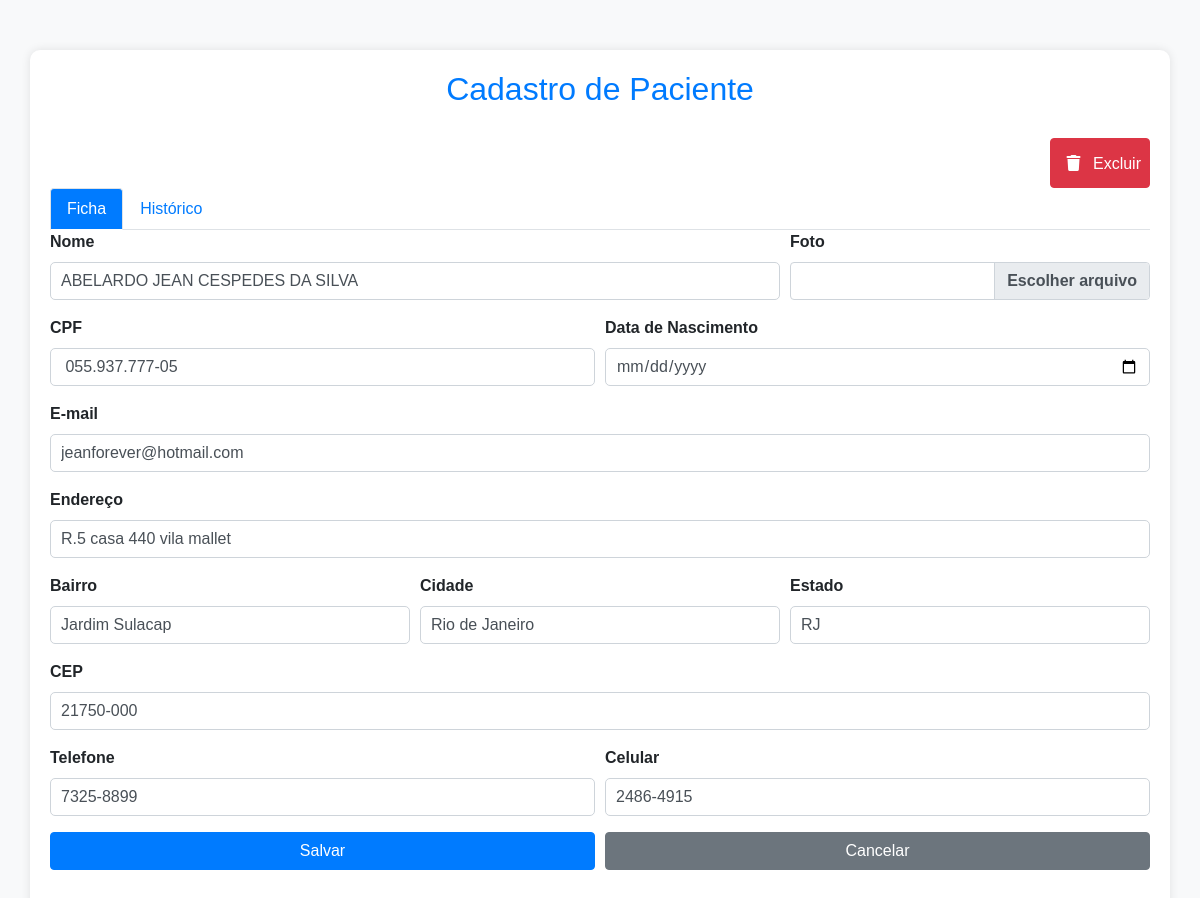
Page /config/editar.php?id=2 on the committed database.
### tables this page shows
CREATE TABLE `pacientes` (
  `id` int(11) NOT NULL AUTO_INCREMENT,
  `nome` text DEFAULT NULL,
  `nascimento` text DEFAULT NULL,
  `cpf` text DEFAULT NULL,
  `email` text DEFAULT NULL,
  `endereco` text DEFAULT NULL,
  `bairro` text DEFAULT NULL,
  `cidade` text DEFAULT NULL,
  `estado` text DEFAULT NULL,
  `cep` text DEFAULT NULL,
  `telefone` text DEFAULT NULL,
  `celular` text DEFAULT NULL,
  `numero` int(11) NOT NULL,
  `foto` varchar(99) NOT NULL,
  PRIMARY KEY (`id`)
);

### config/editar.php (the view, shortened to what this page needs)
<?php
include_once('../config.php');
if (!empty($_GET['id'])) {
    $id = $_GET['id'];
    $sqlselect = "SELECT * FROM pacientes WHERE id='$id'";
    $result = $conexao->query($sqlselect);
    if ($result && $result->num_rows > 0) {
        $user = $result->fetch_assoc();
        $id = $user['id'];
        $nome = $user['nome'];
        $nascimento = $user['nascimento'];
        $cpf = $user['cpf'];
        $email = $user['email'];
        $endereco = $user['endereco'];
        $bairro = $user['bairro'];
        $cidade = $user['cidade'];
        $estado = $user['estado'];
        $cep = $user['cep'];
        $telefone = $user['telefone'];
        $celular = $user['celular'];
    } else {
        header('Location: home.php');
        exit();
    }
} else {
    header('Location: home.php');
    exit();
}
?>
<!DOCTYPE html>
<html lang="pt-br">
<head>
    <link rel="stylesheet" href="https://cdnjs.cloudflare.com/ajax/libs/font-awesome/6.5.2/css/all.min.css" />
    <link href="https://stackpath.bootstrapcdn.com/bootstrap/4.5.2/css/bootstrap.min.css" rel="stylesheet">
</head>
<body>
    <div class="container">
        <h2>Cadastro de Paciente</h2>
        <div class="text-right">
        <button  type="button" class="btn btn-danger p-2" onclick="confirmarExclusao()"><i class="fa-solid fa-trash p-2 "></i>     Excluir </i></button>
        </div>
        <ul class="nav nav-tabs" id="myTab" role="tablist">
            <li class="nav-item">
                <a class="nav-link active" id="ficha-tab" data-toggle="tab" href="#ficha" role="tab" aria-controls="ficha" aria-selected="true">Ficha</a>
            </li>
            <li class="nav-item">
                <a class="nav-link" id="historico-tab" data-toggle="tab" href="#historico" role="tab" aria-controls="historico" aria-selected="false">Histórico</a>
            </li>
        </ul>
        <div class="tab-content" id="myTabContent">
            <div class="tab-pane fade show active" id="ficha" role="tabpanel" aria-labelledby="ficha-tab">
                <form action="editar.php?id=<?php echo $id; ?>" method="post" enctype="multipart/form-data" onsubmit="return validarFormulario()">
                    <div class="form-row">
                        <div class="form-group col-md-8">
                            <label for="nome">Nome</label>
                            <input type="text" class="form-control" id="nome" name="nome" value="<?php echo $nome; ?>" required>
                        </div>
                        <div class="form-group col-md-4">
                            <label for="foto">Foto</label>
                            <div class="custom-file">
                                <label class="custom-file-label" for="foto"></label>
                            </div>
                        </div>
                    </div>
                    <div class="form-row">
                        <div class="form-group col-md-6">
                            <label for="cpf">CPF</label>
                            <input type="text" class="form-control" id="cpf" name="cpf" value="<?php echo $cpf; ?>" required>
                        </div>
                        <div class="form-group col-md-6">
                            <label for="nascimento">Data de Nascimento</label>
                            <input type="date" class="form-control" id="nascimento" name="nascimento" value="<?php echo $nascimento; ?>" required>
                        </div>
                    </div>
                    <div class="form-group">
                        <label for="email">E-mail</label>
                        <input type="email" class="form-control" id="email" name="email" value="<?php echo $email; ?>" required>
                    </div>
                    <div class="form-group">
                        <label for="endereco">Endereço</label>
                        <input type="text" class="form-control" id="endereco" name="endereco" value="<?php echo $endereco; ?>">
                    </div>
                    <div class="form-row">
                        <div class="form-group col-md-4">
                            <label for="bairro">Bairro</label>
                            <input type="text" class="form-control" id="bairro" name="bairro" value="<?php echo $bairro; ?>">
                        </div>
                        <div class="form-group col-md-4">
                            <label for="cidade">Cidade</label>
                            <input type="text" class="form-control" id="cidade" name="cidade" value="<?php echo $cidade; ?>">
                        </div>
                        <div class="form-group col-md-4">
                            <label for="estado">Estado</label>
                            <input type="text" class="form-control" id="estado" name="estado" value="<?php echo $estado; ?>">
                        </div>
                    </div>
                    <div class="form-group">
                        <label for="cep">CEP</label>
                        <input type="text" class="form-control" id="cep" name="cep" value="<?php echo $cep; ?>">
                    </div>
                    <div class="form-row">
                        <div class="form-group col-md-6">
                            <label for="telefone">Telefone</label>
                            <input type="text" class="form-control" id="telefone" name="telefone" value="<?php echo $telefone; ?>">
                        </div>
                        <div class="form-group col-md-6">
                            <label for="celular">Celular</label>
                            <input type="text" class="form-control" id="celular" name="celular" value="<?php echo $celular; ?>">
                        </div>
                    </div>
                    <div class="form-row">
                        <div class="form-group col-md-6">
                            <button type="submit" name="update_paciente" class="btn btn-primary btn-block">Salvar</button>
                        </div>
                        <div class="form-group col-md-6">
                            <button type="button" onclick="window.location.href='../front/home.php'" class="btn btn-secondary btn-block">Cancelar</button>
                        </div>
                    </div>
                </form>
            </div>
        </div>
    </div>
</body>
</html>

### config/editar.php (style rules this page uses)
body { background-color: #f8f9fa; font-family: 'Arial', sans-serif; }
.container { background-color: #fff; border-radius: 10px; box-shadow: 0 0 10px rgba(0, 0, 0, 0.1); padding: 20px; margin-top: 50px; }
h2 { color: #007bff; text-align: center; margin-bottom: 30px; }
.form-group label { font-weight: bold; }
.btn-primary { background-color: #007bff; border-color: #007bff; transition: background-color 0.3s ease, border-color 0.3s ease; }
.btn-secondary { background-color: #6c757d; border-color: #6c757d; transition: background-color 0.3s ease, border-color 0.3s ease; }
.btn-danger { background-color: #dc3545; border-color: #dc3545; transition: background-color 0.3s ease, border-color 0.3s ease; }
.form-control, .form-control-file { border-radius: 5px; border: 1px solid #ced4da; padding: 10px; font-size: 1rem; transition: border-color 0.3s ease; }
.custom-file-label::after { content: "Escolher arquivo"; }
.nav-tabs .nav-link.active { background-color: #007bff; color: white; }
.nav-tabs .nav-link { color: #007bff; }

### rows in the picture
pacientes: nome "ABELARDO JEAN CESPEDES DA SILVA", cpf "055.937.777-05", email "jeanforever@hotmail.com", endereco "R.5 casa 440 vila mallet", bairro "Jardim Sulacap", cidade "Rio de Janeiro", estado "RJ", cep "21750-000", telefone "7325-8899", celular "2486-4915"
